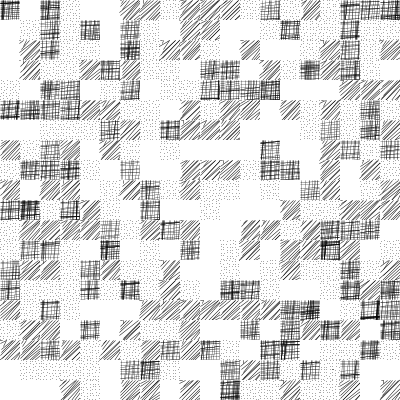
Frame 1 (no input)
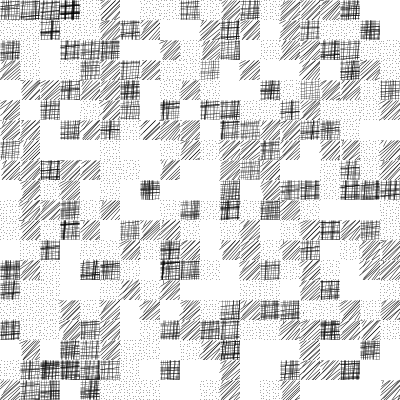
Frame 2 (the mouse pressed at the canvas centre, redrawn once)

The Processing sketch that drew these frames (run headless with seeded random() and noise(); the mouse was pressed at the canvas centre and the sketch redrawn once):

// Processing sketch: processing_15570
// ── processing_15570.pde


int pos = 20;

void setup() {
  size(400, 400);
  smooth();
  noLoop();
}

void draw() {
  background(220);  
  for( int a = 0; a <width; a += pos){
    for (int b = 0; b <height; b += pos){
      fillRect(a,b);
      println(a + " und " + b);
    }
  }
}

void fillRect(int x, int y){
  pushMatrix();
  translate(x,y);
  for(int i = 0; i < 1; i++){
      int a = (int)random(4);
      fill(0);
      switch(a) {
      case 0: 
        pattern_1();
        break;
      case 1:
        pattern_2();
        break;
      case 2:
        pattern_3();
        break;
      default: 
        pattern_4();
        break;
      }
    }
    popMatrix();
}

void pattern_1(){
  fill(255);
  noStroke();
  rect(0,0,pos,pos);
  
}

void pattern_2(){
  
  fill(255);
  noStroke();
  rect(0,0,pos,pos);
  stroke(0);
  strokeWeight(0.5);
  for (int i = 0; i < pos; i = i+3) {
    line(0+(int)random(-2,4), i, i+(int)random(-1,4), -i/pos);
   }
   translate(pos,pos);
   scale(-1);
  for (int i = 0; i < pos; i = i+3) {
    line(0, i+(int)random(-1,4), i+(int)random(-1,4), -i/pos);
   }
}

void pattern_3(){
  fill(255);
  noStroke();
  rect(0,0,pos,pos);
  for (int i = 1; i < pos; i = i+(int)random(-1,4)) {
      strokeWeight(0.3);
      stroke(0);
      line(i+random(3), 0, i, pos-1);
      line(0, i+random(3), pos-1, i);
      noStroke();
  }
}

void pattern_4(){
  fill(255);
  noStroke();
  rect(0,0,pos,pos);
  stroke(0);
  strokeWeight(0.7);
  for (int i = 1; i < pos; i = i+3) {
    for (int j = 1; j < pos; j = j+3) {
      point(i+random(-0.5,0.5), j+random(-0.5,0.5));
    }
  }
}

void mousePressed() {
  loop();
}

void mouseReleased() {
  noLoop();
}
